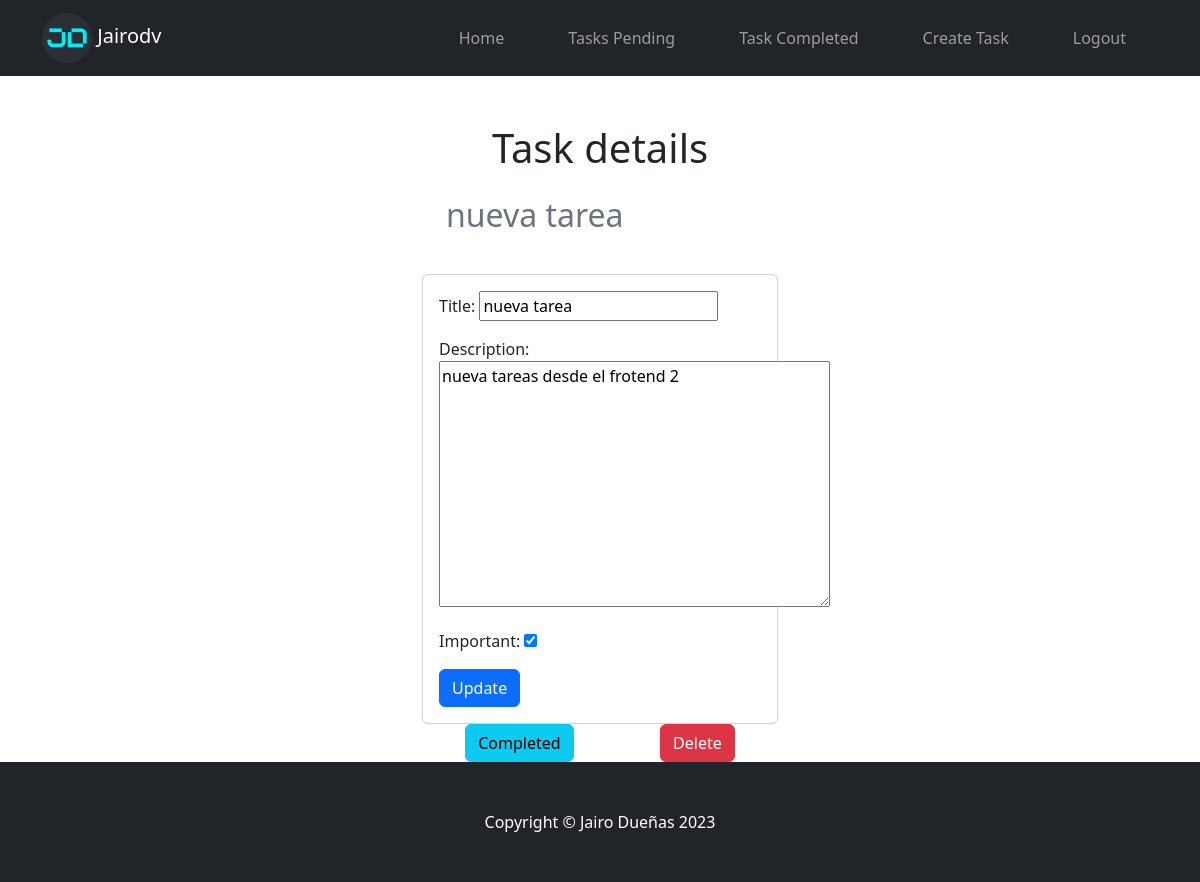
Page /tasks/5/ (signed in) on the committed database.
### tasks/models.py (models this page shows, shortened)
class Task(models.Model):
  title = models.CharField(max_length=200)
  description = models.TextField(blank=True)
  created = models.DateTimeField(auto_now_add=True)
  datecompleted = models.DateTimeField(null=True, blank=True)
  important = models.BooleanField(default=False)
  user = models.ForeignKey(User, on_delete=models.CASCADE)
  class Meta:
    verbose_name='task'
    verbose_name_plural='tasks'

### tasks/views.py (the view, shortened to what this page needs)
# urls.py: path('tasks/<int:task_id>/', views.task_detail, name='task_detail'),
@login_required
def task_detail(request, task_id):
  if request.method == 'GET':
    task = get_object_or_404(Task, pk=task_id, user=request.user)
    form = TaskForm(instance=task)
    return render(request, 'tasks/task_detail.html', {'task':task, 'form':form})

### tasks/form.py
class TaskForm(forms.ModelForm):
  class Meta:
    model = Task
    fields = ['title', 'description', 'important']

### tasks/templates/tasks/task_detail.html (shortened to what this page needs)
{% extends 'base.html' %}
{% load static %}
{% block content %}
<main class="container">
  <div class="row">
    <div class="col-md-4 offset-md-4">
      <div class="container p-4">
        <h1 class="text-center my-4">Task details</h1>
        <h2 class="text-secondary">{{task.title}} </h2>
      </div>
      <div class="card card-body">
        <form method="POST">
          {{form.as_p}}
          <button class="btn btn-primary">Update</button>
        </form>
      </div>
      <div class="d-flex justify-content-around">
        <form action="{% url 'complete_task' task.id %}" method="POST">
          <button class="btn btn-info">Completed</button>
        </form>
        <form action="{% url 'delete_task' task.id %}" method="POST">
          <button class="btn btn-danger">Delete</button>
        </form>
      </div>
    </div>
  </div>
</main>
{% endblock content %}

### rows in the picture
Task: title "nueva tarea", description "nueva tareas desde el frotend 2", important "☑"
